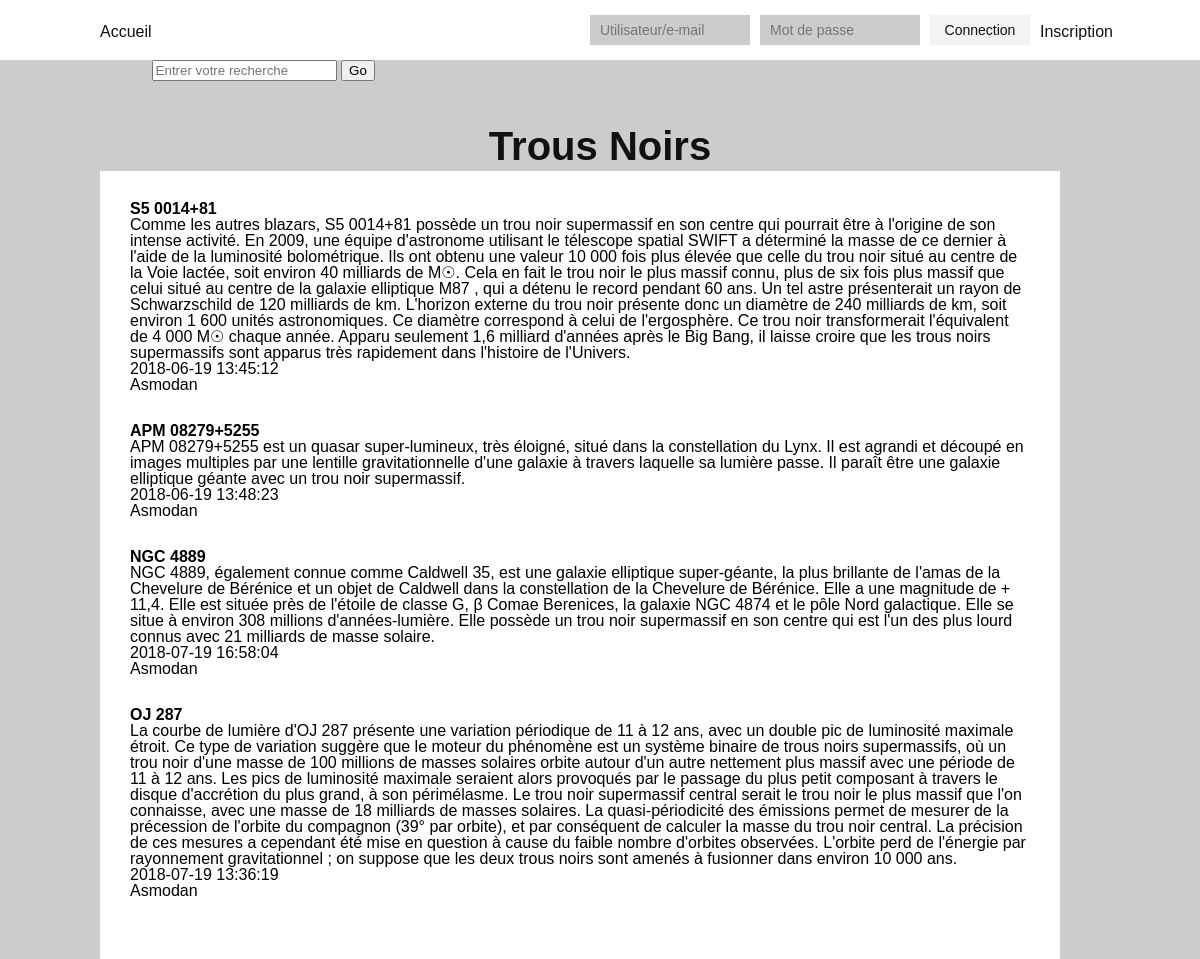
The page / on the database its author committed.
### tables this page shows
CREATE TABLE IF NOT EXISTS `article` (
  `id` int(11) NOT NULL AUTO_INCREMENT,
  `title` varchar(256) NOT NULL,
  `text` text NOT NULL,
  `author` varchar(256) NOT NULL,
  `date` datetime NOT NULL,
  PRIMARY KEY (`id`)
);

### index.php (the view, shortened to what this page needs)
<?php
include 'header.php';
?>
<form class="search-form" action="search.php" method="POST">
    <input type="text" name="search" placeholder="Entrer votre recherche">
    <button type="submit" name="submit-search">Go</button>
</form>
<section class="main-container">
<div class="main-wrapper">
<h2>Trous Noirs</h2>
<div class="article-container">
    <?php
        $sql = "SELECT * FROM article";
        $result = mysqli_query($conn, $sql);
        $queryResults = mysqli_num_rows($result);
        if ($queryResults > 0) {
            while ($row = mysqli_fetch_assoc($result)) {
                echo "<div class='article-box'>
                        <h3>".$row['title']."</h3>
                        <p>".$row['text']."</p>
                        <p>".$row['date']."</p>
                        <p>".$row['author']."</p>
                 </div>";
            }
        }
    ?>
</div>
</div>
</section>
<?php
include "footer.php"
?>

### header.php (shortened to what this page needs)
<!DOCTYPE html>
<html>
<head>
    <link rel="stylesheet" type="text/css" href="css/style.css">
</head>
<header>
    <nav>
        <div class="main-wrapper">
            <ul>
                <li><a href="index.php">Accueil</a></li>
            </ul>
            <div class="nav-login">
                <?php
                    if (isset($_SESSION['u_id'])) {
                        echo '<form action="includes/logout.inc.php" method="POST">
                              <button type="submit" name="submit">Déconnexion</button>
                              </form>
                              <form action="profil.php" method="POST">
                              <button type="submit" name="submit">Profil</button>
                              </form>';
                    } else {
                        echo'<form action="includes/login.inc.php" method="POST">
                             <input type="text" name="uid" placeholder="Utilisateur/e-mail">
                             <input type="password" name="pwd" placeholder="Mot de passe">
                             <button type="submit" name="submit">Connection</button>
                             </form>
                             <a href="signup.php">Inscription</a>';
                    }
                ?>
            </div>
        </div>
    </nav>
</header>
<body>

### footer.php
</body>
</html>

### css/style.css (style rules this page uses)
html, body, div, span, object, iframe, h1, h2, h3, h4, h5, h6, p, blockquote, pre, abbr, address, cite, code, del, dfn, em, img, ins, kbd, q, samp, small, strong, sub, sup, var, b, i, dl, dt, dd, ol, ul, li, fieldset, form, label, legend, table, caption, tbody, tfoot, thead, tr, th, td, article, aside, canvas, details, figcaption, figure, footer, header, hgroup, menu, nav, section, summary, time, mark, audio, video { margin:0; padding:0; border:0; outline:0; font-size:100%; vertical-align:baseline; background:transparent; }
body { line-height:1; }
article,aside,details,figcaption,figure, footer,header,hgroup,menu,nav,section { display:block; }
nav ul { list-style:none; }
a { margin:0; padding:0; font-size:100%; vertical-align:baseline; background:transparent; }
input, select { vertical-align:middle; }
body { background-color: #ccc; font-family: arial; }
.article-container { width: 900px; background-color: #fff; padding: 30px; }
.article-box { padding-bottom: 30px; width: 100%; }
.main-wrapper { margin: 0 auto; width: 1000px; }
a { text-decoration: none; }
header nav { width: 100%; height: 60px; background-color: #fff; }
header nav ul { float: left; }
header nav ul li { float: left; list-style: none; }
header nav ul li a { font-family: arial; font-size: 16px; color: #111; line-height: 63px; }
header .nav-login { float: right; }
header .nav-login form { float: left; padding-top: 15px; }
header .nav-login form input { float: left; width: 140px; height: 30px; padding: 0px 10px; margin-right: 10px; border: none; background-color: #ccc; font-family: arial; font-size: 14px; color: #111; line-height: 30px; }
header .nav-login form button { float: left; width: 100px; height: 30px; margin-right: 10px; border: none; background-color: #f3f3f3; font-family: arial; font-size: 14px; color: #111; cursor: pointer; }
header .nav-login a { display: block; width: 60px; height: 60px; border: none; float: left; font-family: arial; font-size: 16px; color: #111; line-height: 63px; cursor: pointer; }
.main-container { padding-top: 40px; }
.main-container h2 { font-family: arial; font-size: 40px; color: #111; line-height: 50px; text-align: center; }

### rows shown on the page
article: title "S5 0014+81", text "Comme les autres blazars, S5 0014+81 possède un trou noir supermassif en son centre qui pourrait être à l'origine de son intense activité. En 2009, une équipe d'astronome utilisant le télescope spatial SWIFT a déterminé la masse de ce dernier à l'aide de la luminosité bolométrique. Ils ont obtenu une valeur 10 000 fois plus élevée que celle du trou noir situé au centre de la Voie lactée, soit environ 40 milliards de M☉. Cela en fait le trou noir le plus massif connu, plus de six fois plus massif que celui situé au centre de la galaxie elliptique M87 , qui a détenu le record pendant 60 ans. Un tel astre présenterait un rayon de Schwarzschild de 120 milliards de km. L'horizon externe du trou…", date "2018-06-19 13:45:12", author "Asmodan"
article: title "APM 08279+5255", text "APM 08279+5255 est un quasar super-lumineux, très éloigné, situé dans la constellation du Lynx. Il est agrandi et découpé en images multiples par une lentille gravitationnelle d'une galaxie à travers laquelle sa lumière passe. Il paraît être une galaxie elliptique géante avec un trou noir supermassif.", date "2018-06-19 13:48:23", author "Asmodan"
article: title "NGC 4889", text "NGC 4889, également connue comme Caldwell 35, est une galaxie elliptique super-géante, la plus brillante de l'amas de la Chevelure de Bérénice et un objet de Caldwell dans la constellation de la Chevelure de Bérénice. Elle a une magnitude de + 11,4. Elle est située près de l'étoile de classe G, β Comae Berenices, la galaxie NGC 4874 et le pôle Nord galactique. Elle se situe à environ 308 millions d'années-lumière. Elle possède un trou noir supermassif en son centre qui est l'un des plus lourd connus avec 21 milliards de masse solaire.", date "2018-07-19 16:58:04", author "Asmodan"
article: title "OJ 287", text "La courbe de lumière d'OJ 287 présente une variation périodique de 11 à 12 ans, avec un double pic de luminosité maximale étroit. Ce type de variation suggère que le moteur du phénomène est un système binaire de trous noirs supermassifs, où un trou noir d'une masse de 100 millions de masses solaires orbite autour d'un autre nettement plus massif avec une période de 11 à 12 ans. Les pics de luminosité maximale seraient alors provoqués par le passage du plus petit composant à travers le disque d'accrétion du plus grand, à son périmélasme. Le trou noir supermassif central serait le trou noir le plus massif que l'on connaisse, avec une masse de 18 milliards de masses solaires. La…", date "2018-07-19 13:36:19", author "Asmodan"
